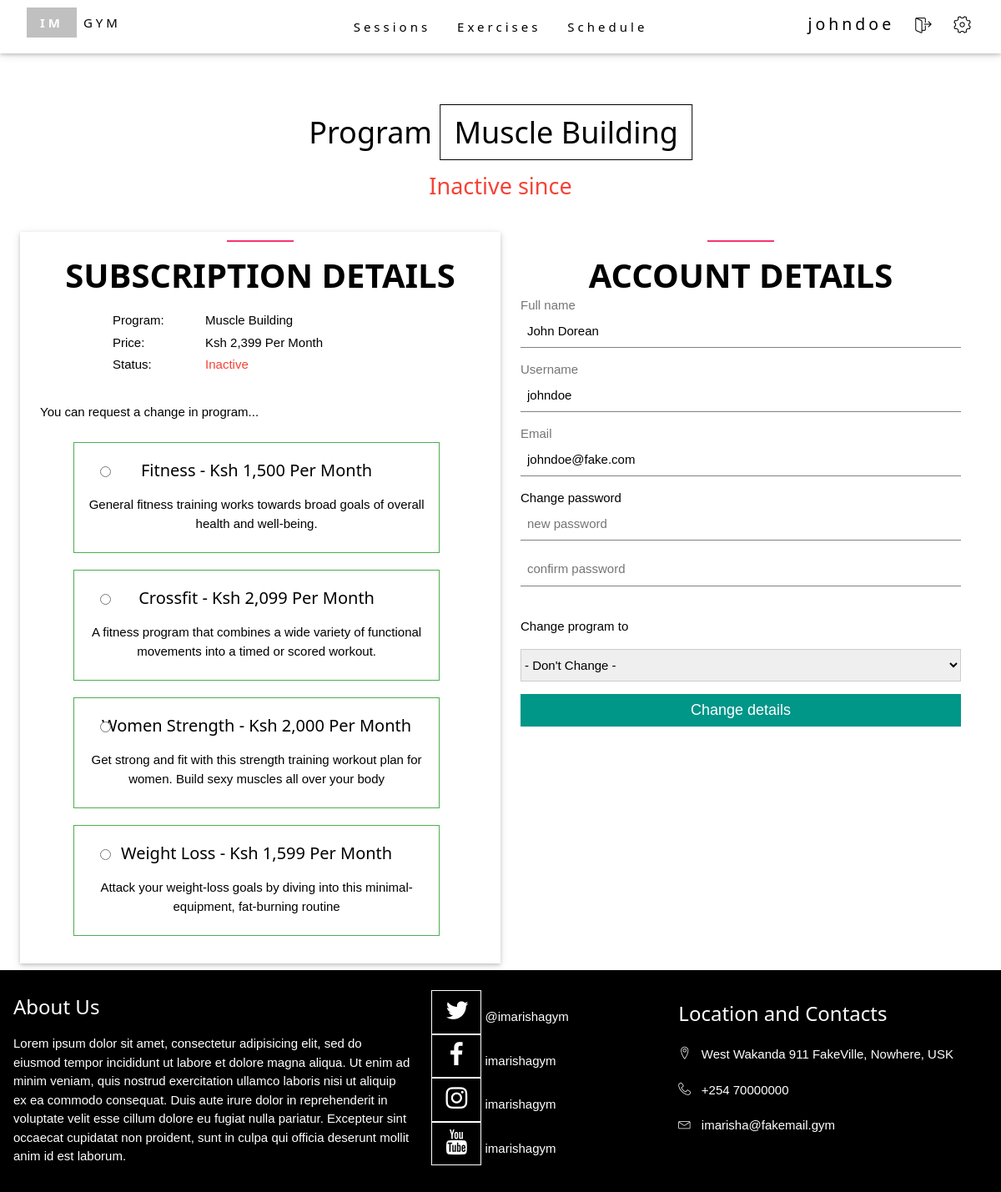
/member-settings.php (signed in), run on the app's committed database.
### tables this page shows
CREATE TABLE `programs` (
  `prog_id` int(11) NOT NULL,
  `prog_title` varchar(255) NOT NULL,
  `prog_price` int(11) NOT NULL,
  `prog_descr` text NOT NULL,
  `recommended_routine` text NOT NULL,
  `prog_pic` varchar(255) NOT NULL DEFAULT 'default_program.jpg'
);

### includes/db/db_functions.php (called while the page is built, shortened)
<?php
function getPrograms($conn, $condition=true)
{
	$sql_select_prog = "
		SELECT *
	  FROM programs
		WHERE " . $condition;
	$result = mysqli_query($conn, $sql_select_prog);
	$programs_data = array();
	if ($result && mysqli_num_rows($result) > 0) {
	  while($row = mysqli_fetch_assoc($result)) {
	  	$programs_data[$row['prog_id']] = $row;
	  }
	}
	return $programs_data;
}
?>

### includes/db/getall_programs.php (called while the page is built, shortened)
<?php require 'includes/db/connectdb_imarisha.php'; ?>
<?php require 'includes/db/db_functions.php' ?>
<?php
$programs = getPrograms($conn);
?>

### member-settings.php (the view, shortened to what this page needs)
<?php
$user = $_SESSION['user'];
$sub_active = $_SESSION['sub_active'];
$sub_enddate = $_SESSION['sub_enddate'];
?>
<?php require 'includes/db/getall_programs.php' ?>
<?php require 'includes/views/head.php'; ?>
<section id="member_top" class="w3-top">
 	<article class="w3-navbar w3-display-container w3-white w3-wide w3-padding-8 w3-card-2">
    <section id="logo" class="w3-padding w3-display-left">
      <a href="member-home.php" class="w3-margin-left">
        <span class="w3-silver w3-padding"><b>IM</b></span> GYM
      </a>
		</section>
      <ul class="w3-navbar w3-wide w3-display-middle w3-hide-medium w3-hide-small" style="display: inline-block;">
        <li><a href="member-home.php#sessions">Sessions</a></li>
        <li><a href="member-home.php#exercises">Exercises</a></li>
        <li><a href="member-home.php#timetable">Schedule</a></li>
      </ul>
    <section id="profile" class="w3-right w3-display-right">
      <span style="font-size: 1.3em;vertical-align: 10%">
        <a href="member-home.php"><?php echo $user['client_username']; ?></a>
      </span>
      <div class="w3-padding" style="display: inline-block;letter-spacing: normal;font-size: 1.4em;">
        <a href="logout.php" title="Logout">
          <i class="lnr lnr-exit"> </i>
        </a> &nbsp;&nbsp;
        <a href="member-settings.php" title="Account Settings">
          <i class="lnr lnr-cog"> </i>
        </a>
      </div>
    </section>
  </article>
</section>
<header id="member_home" class="w3-display-container w3-content w3-center" style="max-width: 1500px;height: 200px;margin-top: 70px;">
  <div id="welcome" class="w3-display-middle w3-margin-top w3-hide-medium w3-hide-small">
    <h1 class="w3-xxlarge">
      Program <span class="w3-border w3-border-black w3-padding" style="text-transform: capitalize;">
      	<?php echo $user['client_sub_prog']; ?>
      </span><br>
      <?php if ( $sub_active ): ?>
	      <sub class="w3-text-green">
	      	Active: ends <?php echo $sub_enddate; ?><br>
	      </sub>
      <?php else: ?>
      	<sub class="w3-text-red">Inactive since <?php echo $sub_enddate; ?></sub><br>
    	<?php endif ?>
    </h1>
  </div>
</header>
<div class="w3-content w3-padding" id="homepage-content">
  <section class="service w3-row-padding">
    <article class="w3-col l6 w3-card-2" id="subscription">
      <h2 class="service-title w3-padding-12 w3-center">
        Subscription details
      </h2>
      <table class="w3-padding" style="width: 70%;margin: auto;margin-top: -20px;text-transform: capitalize;">
        <tr>
        	<td>Program:</td>
        	<td><?php echo $user['client_sub_prog'] ?></td>
        </tr>
        <tr>
        	<td>Price:</td>
        	<td>ksh <?php echo number_format($programs[$user['client_prog_id']]['prog_price'])?> per month</td>
        </tr>
        <tr>
        	<td>Status:</td>
        	<?php if ( $sub_active ): ?>
        		<td class="w3-text-green">active</td>
        	<?php else: ?>
        		<td class="w3-text-red">inactive</td>
        	<?php endif ?>
        </tr>
      </table>
      <form class="w3-padding">
        <p class="">You can request a change in program...</p>
        <ul id="prog_list">
        	<?php foreach ($programs as $key => $prog): ?>
        		<?php
        			if ( $prog['prog_id'] == $user['client_prog_id']) continue;
        			$p_id = $prog['prog_id'];
        			$p_title = $prog['prog_title'];
        			$p_price = $prog['prog_price'];
        			$p_descr = $prog['prog_descr'];
        		?>
	          <label for="<?php echo $p_id?>">
	            <li class="prog w3-hover-shadow w3-tag w3-padding w3-white w3-border w3-border-green">
	              <h4>
	              	<input type="radio" name="prog" value="<?php echo $p_id?>" id="<?php echo $p_id?>" data-prog>
	              	<?php echo $p_title?> - ksh <?php echo number_format($p_price); ?> per month
	              </h4>
	              <p><?php echo $p_descr?></p>
	            </li>
	          </label>
        	<?php endforeach ?>
        </ul>
      </form>
    </article>
    <article class="w3-col l6" id="account">
      <h2 class="service-title w3-padding-12 w3-center">
        Account Details
      </h2>
      <form onsubmit="validate_form(); return false" class="w3-container w3-padding" style="margin-top: -50px" autocomplete="off" method="POST" action="<?php echo htmlspecialchars($_SERVER['PHP_SELF']);?>" id="form-update">
        <p>
        	<label for="name" class="w3-text-grey">Full name</label>
        	<input class="w3-input w3-validate" type="text" name="lname" placeholder="name" id="name" value="<?php echo $user['client_name'] ?>" readonly>
        <p>
        	<label for="username" class="w3-text-grey">Username</label>
          <input class="w3-input w3-validate" type="text" name="username" value="<?php echo $user['client_username'] ?>" id="username" readonly>
        </p>
        <p>
        	<label for="email" class="w3-text-grey">Email</label>
          <input class="w3-input" type="email" name="email" value="<?php echo $user['client_email'] ?>" id="email" readonly>
        </p>
        <p>
        	<label for="pass">Change password</label>
          <input class="w3-input" type="password" name="pass" placeholder="new password" id="pass" value="" oninput="validate_password()" autocomplete="off">
        </p>
        <p>
          <input class="w3-input" type="password" name="pass2" placeholder="confirm password" id="pass2" onchange="validate_password()" oninput="validate_password()">
        </p>
        <p>
          <p>Change program to</p>
					<select class="w3-select w3-border" name="prog_id" id="select_prog" style="text-transform: capitalize;">
					  <option value="null" selected>- Don't change -</option>
					</select>
        </p>
        <p>
          <button type="submit" class="w3-btn-block w3-teal w3-large">Change details</button>
        </p>
      </form>
    </article>
  </section>
</div>
<?php require 'includes/views/footer.php'; ?>

### public/stylesheets/style.css (style rules this page uses)
h2.service-title { font-size: 40px; position: relative; padding-top: 30px; text-transform: uppercase; font-weight: 800; }
h2.service-title:before { width: 80px; height: 2px; background: #f73471; content: ""; position: absolute; top: 0; left: 50%; -webkit-transform: translateX(-50%); -ms-transform: translateX(-50%); transform: translateX(-50%); }
#homepage-content { max-width: 1564px; }
#logo { display:inline-block; }
#profile { margin-right: 20px; display: inline-block; }
li.prog { width: 90%; margin: 10px 0; }
li.prog h4 { position: relative; text-transform: capitalize; }
li.prog input[type='radio'] { position: absolute; top: 10px; left: 15px; }

### data on the page
programs: prog_price "2,399"
programs: prog_title "Fitness", prog_price "1,500", prog_descr "General fitness training works towards broad goals of overall health and well-being."
programs: prog_title "Crossfit", prog_price "2,099", prog_descr "A fitness program that combines a wide variety of functional movements into a timed or scored workout."
programs: prog_title "Women Strength", prog_price "2,000", prog_descr "Get strong and fit with this strength training workout plan for women. Build sexy muscles all over your body"
programs: prog_title "Weight Loss", prog_price "1,599", prog_descr "Attack your weight-loss goals by diving into this minimal-equipment, fat-burning routine"

### other printed values
$user['client_username'] "johndoe"
$user['client_sub_prog'] "Muscle Building"
